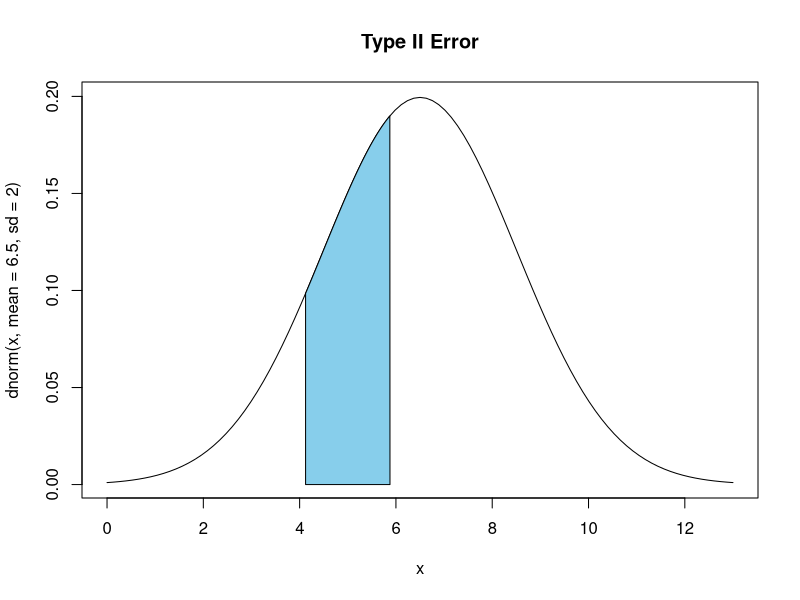
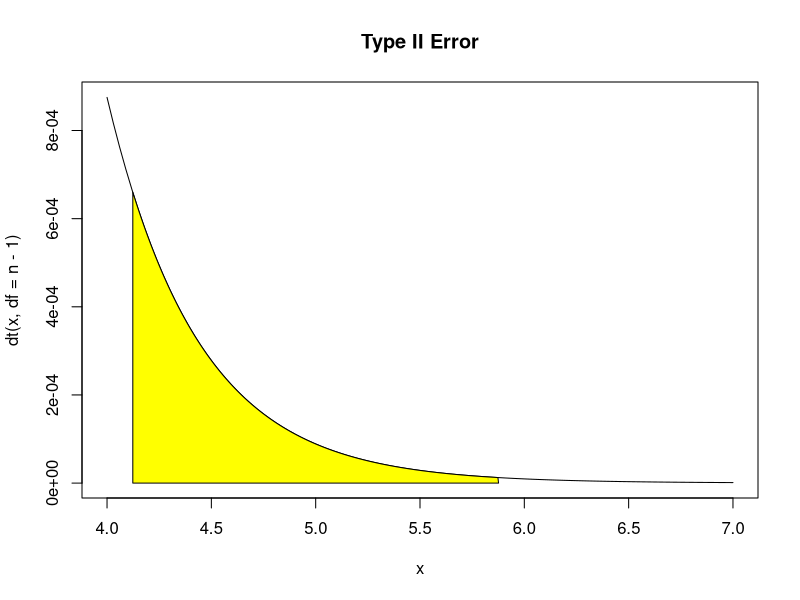

Write R code to recreate these figures, in order.
### TO mull over (confusing since it is finding
# type B error on the original null assumed mean graph)

# Normal Distribution
mu <- 5
s <- 2
n <- 20


# Method 1

# (left, right) is the same as (left x*, right x*s)
marginOfError <- qnorm(0.975) * s/sqrt(n)
marginOfError
xleft <- mu-marginOfError
xright <- mu+marginOfError

# power if assumedMu = 6.5
actualMu <- mu+1.5
zleft <- (xleft-actualMu)/(s/sqrt(n))
zright <- (xright-actualMu)/(s/sqrt(n))
typeII <- pnorm(zright) - pnorm(zleft)
power <- 1-typeII
# show
curve(dnorm(x, mean=6.5, sd=2), xlim=c(0, 13), 
      main="Type II Error")
xcont <- seq(xleft, xright, by=0.01)
cord.x <- c(xleft, xcont, xright)
cord.y <- c(0, dnorm(xcont, mean=6.5, sd=2), 0)
polygon(cord.x, cord.y, col='skyblue')





# t Distribution

# Method 2

#tstatistic (noncentrality parameter)
ncp <- (abs(5-6.5))/(s/sqrt(n)) 
tcrit <- qt(0.975, df=n-1)
typeIIerror = pt(tcrit, df=n-1, ncp=ncp) - 
  pt(-tcrit, df=n-1, ncp=ncp)
power = 1- typeIIerror
pt(tcrit, df=n-1, ncp=ncp)

# --> show
# technicalities
mu <- 5
actualMu <- mu+1.5
s <- 2
n <- 20
marginOfError <- qnorm(0.975) * s/sqrt(n)

xleft <- mu-marginOfError
xright <- mu+marginOfError

tleft <- (xleft-actualMu)/(s/sqrt(n))
tright <- (xright-actualMu)/(s/sqrt(n))
pt(xleft, xright, df=n-1)

#plot
curve(dt(x, df=n-1), xlim=c(4, 7), main="Type II Error")
xcont <- seq(xleft, xright, by=0.01)
cord.x <- c(xleft, xcont, xright)
cord.y <- c(0, dt(xcont, df=n-1), 0)
polygon(cord.x, cord.y, col='yellow')


# Method 3

power.t.test(n=n, delta=1.5, sd=s, sig.level=0.05,
             type="one.sample", 
             alternative="two.sided", 
             strict=TRUE)



# Many powers of a t test

# Method 1
m1 <- c(10,12,30)
m2 <- c(10.5,13,28.5)
sd1 <- c(3,4,4.5)
sd2 <- c(2.5,5.3,3)
num1 <- c(300,210,420)
num2 <- c(230,340,400)
se <- sqrt(sd1*sd1/num1+sd2*sd2/num2)

actualMu <- 1

xleft <- qt(0.025, df=pmin(num1, num2)-1)*se
xright <- -xleft
tleft <- (xleft-actualMu)/se
tright <- (xright - actualMu)/se

typeII <- pt(tright, df=pmin(num1, num2)-1) - 
  pt(tleft, df=pmin(num1, num2)-1)
power <- 1 - typeII


# Method 2
tcrit <- qt(0.975, df=pmin(num1, num2)-1)
ncp <- 1/se
typeII = pt(tcrit, df=pmin(num1, num2)-1, ncp=ncp) - 
  pt(-tcrit, df=pmin(num1, num2)-1, ncp=ncp)
power = 1 - typeII
